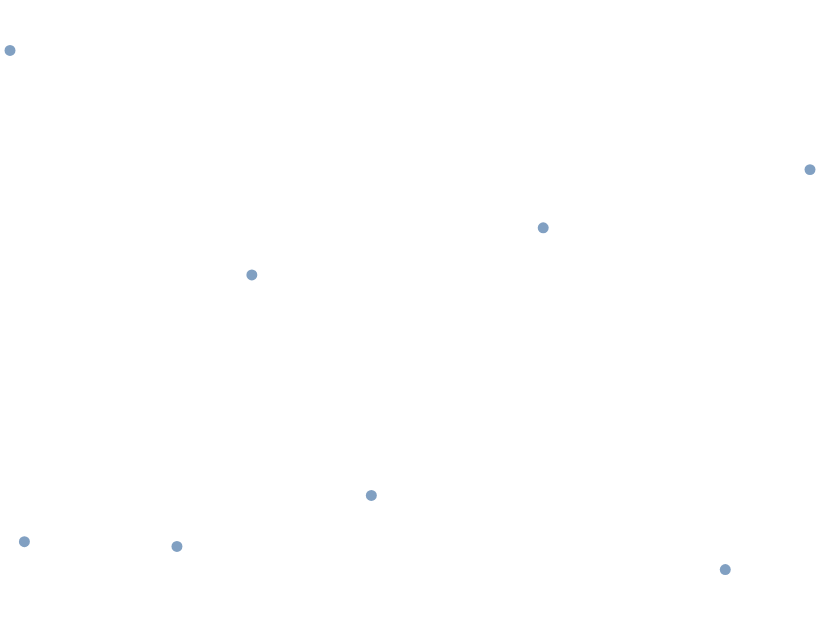

Write a Vega-Lite specification for this figure.
### Vega-Lite specification from a JSON file in a GitHub repository (floating-point values rounded to 4 significant figures)
{"$schema": "https://vega.github.io/schema/vega-lite/v6.json", "padding": 5, "autosize": "none", "width": 400, "height": 300, "data": {"values": [{"city": "Seattle", "lon": -122.3, "lat": 47.61, "pop": 0.74, "kind": "port"}, {"city": "Denver", "lon": -105.0, "lat": 39.74, "pop": 0.71, "kind": "hub"}, {"city": "Austin", "lon": -97.74, "lat": 30.27, "pop": 0.96, "kind": "hub"}, {"city": "Chicago", "lon": -87.63, "lat": 41.88, "pop": 2.7, "kind": "hub"}, {"city": "Boston", "lon": -71.06, "lat": 42.36, "pop": 0.68, "kind": "port"}, {"city": "Miami", "lon": -80.19, "lat": 25.76, "pop": 0.47, "kind": "port"}, {"city": "Anchorage", "lon": -149.9, "lat": 61.22, "pop": 0.29, "kind": "hub"}, {"city": "Honolulu", "lon": -157.9, "lat": 21.31, "pop": 0.35, "kind": "port"}]}, "projection": {"type": "albersUsa"}, "mark": "circle", "encoding": {"longitude": {"field": "lon", "type": "quantitative"}, "latitude": {"field": "lat", "type": "quantitative"}}}
